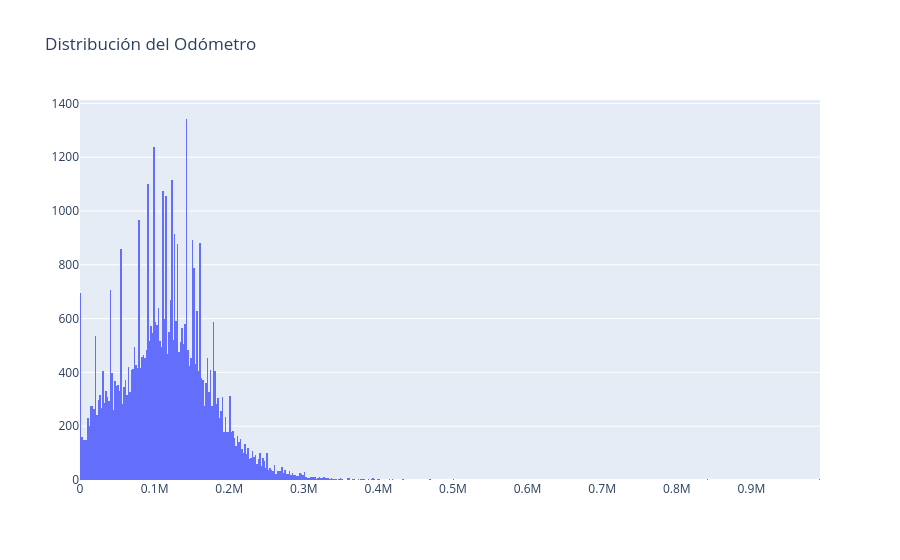

Notebook code cell kept with this figure:
### Code cell
# Crear un histograma utilizando plotly.graph_objects
# Se crea una figura vacía y luego se añade un rastro de histograma
fig = go.Figure(data=[go.Histogram(x=df['odometer'])])

# Opcional: Puedes añadir un título al gráfico si lo deseas
fig.update_layout(title_text='Distribución del Odómetro')

# Mostrar el gráfico Plotly
fig.show()

### Figure 1 — Plotly figure (JSON) as saved in the notebook; plotly's stock layout.template omitted (floating-point values rounded to 4 significant figures; data arrays with more than 128 entries replaced by an {"elided": "..."} marker saying what was removed)
{"data": [{"type": "histogram", "x": {"elided": "51525 float values"}}], "layout": {"title": {"text": "Distribución del Odómetro"}}}
